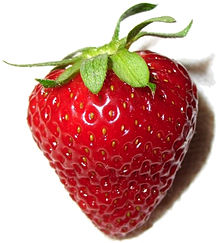
#> input picture python/strawberry.jpg, 220 x 243 px
$ python opencv_test_1.py   (older library calls are emulated)
#> lines starting #> are read from the running program, lines starting #| are printed output that depends on the picture
import cv2
import numpy as np
##from matplotlib import pyplot as plt


def get_edges(img):
    edges = cv2.Canny(img.copy(),100,200)
    edges = cv2.cvtColor(edges,cv2.COLOR_GRAY2BGR)
    return edges

def get_circles(img):
    circle_img = img.copy()
    circle_img = cv2.cvtColor(circle_img,cv2.COLOR_GRAY2BGR)
    cimg = cv2.medianBlur(img,5)


    circles = cv2.HoughCircles(cimg,cv2.cv.CV_HOUGH_GRADIENT,1,20,
                                param1=50,param2=30,minRadius=0,maxRadius=0)

    if (circles is not None):
        circles = np.uint16(np.around(circles))
        for i in circles[0,:]:
            # draw the outer circle
            cv2.circle(circle_img,(i[0],i[1]),i[2],(0,255,0),2)
            # draw the center of the circle
            cv2.circle(circle_img,(i[0],i[1]),2,(0,0,255),3)

    return circle_img

def write_result(img, result):
    cv2.imwrite('public/images/image.png', img)
    cv2.imwrite('public/images/test.png', result)

def shrink_to_size(img):
    height, width = img.shape[:2]
    max_height = min(height, 400)
    max_width = min(width, 400)
    resize = False
    if (height>max_height):
        ratio = float(max_height)/height
        resize = True
    elif (width>max_width):
        ratio = float(max_width)/width
        resize = True
    if (resize):
        img = cv2.resize(img,(int(ratio*width), int(ratio*height)), interpolation = cv2.INTER_AREA)
    return img

path = raw_input('path: ')
#> the answer given: strawberry.jpg
##execution_type = raw_input('type: ')
##'python/image.png'
img = cv2.imread(path,0)
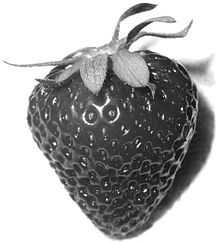
#> img: shape (243, 220); min 1, max 255, mean 168.9
if (img is not None):
    img = shrink_to_size(cv2.imread(path,0))
#> in shrink_to_size, `height, width = img.shape[:2]`: height = 243; width = 220
#> in shrink_to_size, `max_height = min(height, 400)`: max_height = 243
#> in shrink_to_size, `max_width = min(width, 400)`: max_width = 220
    result = get_edges(get_circles(img))
#> in get_circles, `cimg = cv2.medianBlur(img,5)`:
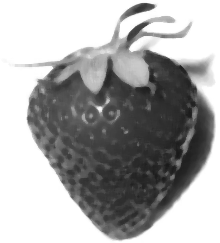
#> cimg: shape (243, 220); min 25, max 255, mean 167.5
#> in get_circles, `circles = cv2.HoughCircles(cimg,cv2.cv.CV_HOUGH_GRADIENT,1,20, param1=..`: circles = 60 rows, first 8: [128.5, 124.5, 85.3], [109.5, 131.5, 78.1], [117.5, 161.5, 58.3], [147.5, 112.5, 76.7], [161.5, 139.5, 49.2], [121.5, 201.5, 37.2], [75.5, 122.5, 44.4], [26.5, 157.5, 93.5]
#> in get_circles, `circles = np.uint16(np.around(circles))`: circles = 60 rows, first 8: [128, 124, 85], [110, 132, 78], [118, 162, 58], [148, 112, 77], [162, 140, 49], [122, 202, 37], [76, 122, 44], [26, 158, 94]
#> the loop in get_circles, `for i in circles[0,:]:` made 60 passes
#> i on passes 1 to 12: [128, 124, 85], [110, 132, 78], [118, 162, 58], [148, 112, 77], [162, 140, 49], [122, 202, 37], [76, 122, 44], [26, 158, 94], [134, 148, 48], [92, 84, 37], [56, 116, 29], [164, 48, 53]
#> after the loop in get_circles, `for i in circles[0,:]:`:
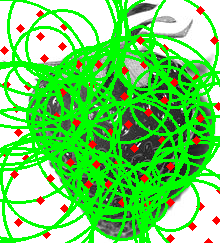
#> circle_img: shape (243, 220, 3); mean B, G, R 101.6, 213.5, 111
#> in get_edges, `edges = cv2.Canny(img.copy(),100,200)`:
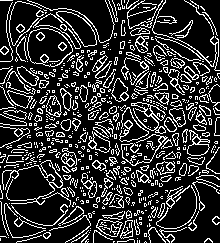
#> edges: shape (243, 220); 20.4% white in thin lines or dots
#> in get_edges, `edges = cv2.cvtColor(edges,cv2.COLOR_GRAY2BGR)`: edges: shape (243, 220, 3); 20.4% white in thin lines or dots
    write_result(img, result)
# [11 lines of commented-out code are left out]

$ run again, on python/circles.png
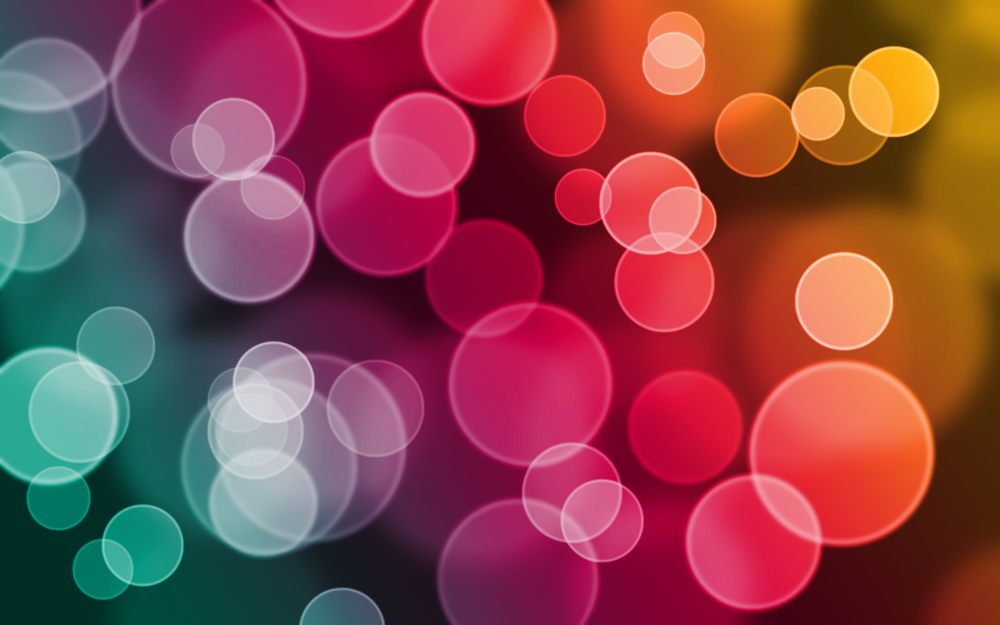
#> input picture python/circles.png, 1000 x 625 px
#> `img = cv2.imread(path,0)`:
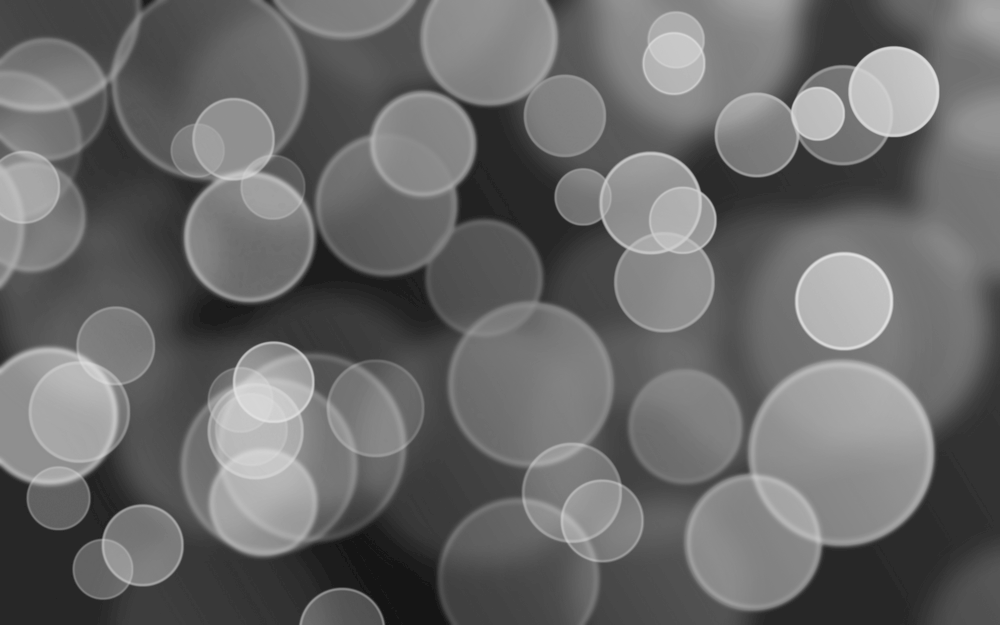
#> img: shape (625, 1000); min 21, max 224, mean 105.7
#> height = 625; width = 1000
#> max_height = 400
#> ratio = 0.64
#> in get_circles, `circles = cv2.HoughCircles(cimg,cv2.cv.CV_HOUGH_GRADIENT,1,20, param1=..`: circles = 150 rows, first 8: [538.5, 289.5, 59.1], [481.5, 346.5, 44], [130.5, 52.5, 60.4], [159.5, 151.5, 37.7], [309.5, 177.5, 37.4], [172.5, 297.5, 56.2], [195.5, 285.5, 59.2], [338.5, 246.5, 53.6]
#> in get_circles, `circles = np.uint16(np.around(circles))`: circles = 150 rows, first 8: [538, 290, 59], [482, 346, 44], [130, 52, 60], [160, 152, 38], [310, 178, 37], [172, 298, 56], [196, 286, 59], [338, 246, 54]
#> the loop in get_circles, `for i in circles[0,:]:` made 150 passes
#> in get_edges, `edges = cv2.Canny(img.copy(),100,200)`:
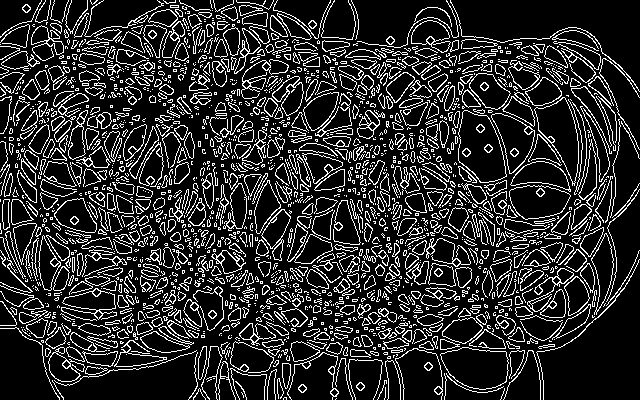
#> edges: shape (400, 640); 17.6% white in thin lines or dots
